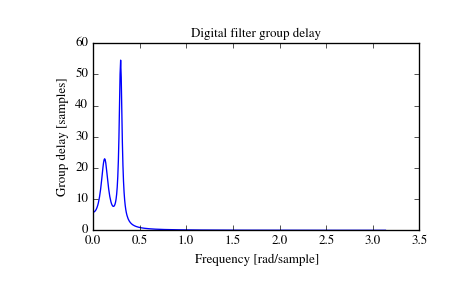

Generate this figure with Python:
from scipy import signal
b, a = signal.iirdesign(0.1, 0.3, 5, 50, ftype='cheby1')
w, gd = signal.group_delay((b, a))

import matplotlib.pyplot as plt
plt.title('Digital filter group delay')
plt.plot(w, gd)
plt.ylabel('Group delay [samples]')
plt.xlabel('Frequency [rad/sample]')
plt.show()
